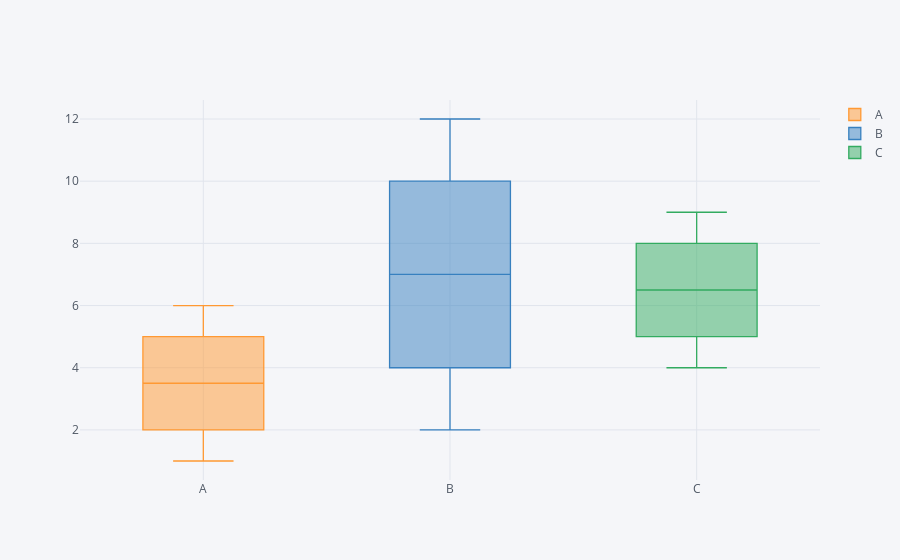

The cell this chart's notebook holds for it:
### Code cell
data.iplot(kind = "box")

### Figure 1 — Plotly figure (JSON) as saved in the notebook; plotly's stock layout.template omitted (floating-point values rounded to 4 significant figures)
{"data": [{"boxpoints": false, "line": {"width": 1.3}, "marker": {"color": "rgba(255, 153, 51, 1.0)"}, "name": "A", "orientation": "v", "type": "box", "y": [1, 2, 3, 4, 5, 6]}, {"boxpoints": false, "line": {"width": 1.3}, "marker": {"color": "rgba(55, 128, 191, 1.0)"}, "name": "B", "orientation": "v", "type": "box", "y": [2, 4, 6, 8, 10, 12]}, {"boxpoints": false, "line": {"width": 1.3}, "marker": {"color": "rgba(50, 171, 96, 1.0)"}, "name": "C", "orientation": "v", "type": "box", "y": [9, 8, 7, 6, 5, 4]}], "layout": {"legend": {"bgcolor": "#F5F6F9", "font": {"color": "#4D5663"}}, "paper_bgcolor": "#F5F6F9", "plot_bgcolor": "#F5F6F9", "title": {"font": {"color": "#4D5663"}}, "xaxis": {"gridcolor": "#E1E5ED", "showgrid": true, "tickfont": {"color": "#4D5663"}, "title": {"font": {"color": "#4D5663"}, "text": ""}, "zerolinecolor": "#E1E5ED"}, "yaxis": {"gridcolor": "#E1E5ED", "showgrid": true, "tickfont": {"color": "#4D5663"}, "title": {"font": {"color": "#4D5663"}, "text": ""}, "zerolinecolor": "#E1E5ED"}}}
